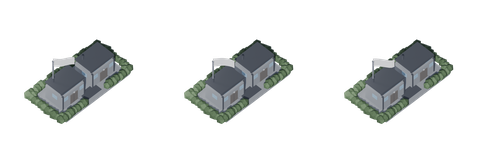
#> input picture mods/fracturedsteel/sequences/assets/academy.png, 480 x 160 px, given in place of idle0.png, which was not available
$ python pack_hq.py
#> lines starting #> are read from the running program, lines starting #| are printed output that depends on the picture; pictures that were not available may be replaced by others from this repository, and a replacement may not be noted
#> in main, `sheet = Image.new("RGBA", (FRAME * FRAMES, FRAME), (0, 0, 0, 0))`: sheet: PIL image 960x320 RGBA; every value is 0
### tools/team_color.py
"""Repaint masked sprite pixels so the engine can swap in player colours.

rules/palettes.yaml has PlayerColorShift with its defaults: pixels whose hue
sits in (0.29, 0.37] are shifted to the player's colour, with saturation
offset from 0.925 and value scaled by the player's brightness. The shader
does that test in linear light and ignores saturation, so the tint is built
in linear at the reference hue and saturation, with the render's shading
carried in value.
"""
import colorsys

TEAM_HUE = 0.33
TEAM_SAT = 0.925
# Lifts the paint's linear value so a mid-grey player colour doesn't read as
# black. The engine multiplies value by the player's own brightness.
TEAM_GAIN = 1.15


def to_linear(c):
    return c / 12.92 if c <= 0.04045 else ((c + 0.055) / 1.055) ** 2.4


def to_srgb(c):
    return c * 12.92 if c <= 0.0031308 else 1.055 * c ** (1 / 2.4) - 0.055


def tint(base, mask):
    """Return base with mask-white pixels repainted at the team hue."""
    out = base.copy()
    bp = out.load()
    mp = mask.load()
    for y in range(base.height):
        for x in range(base.width):
            m = mp[x, y][0] / 255
            r, g, b, a = bp[x, y]
            if m <= 0 or a == 0:
                continue
            lin = [to_linear(v / 255) for v in (r, g, b)]
            value = min(1.0, max(lin) * TEAM_GAIN)
            tr, tg, tb = colorsys.hsv_to_rgb(TEAM_HUE, TEAM_SAT, value)
            team = [round(to_srgb(v) * 255) for v in (tr, tg, tb)]
            mixed = [round(o + (t - o) * m) for o, t in zip((r, g, b), team)]
            bp[x, y] = (*mixed, a)
    return out

### tools/pack_hq.py
"""Pack the HQ renders into its PngSheet, with team colour.

Run from the repository root after tools/render_hq.py:

    python3 tools/pack_hq.py

Three 320px frames side by side, one per flag pose (sequence `idle`,
Length 3). Team-colour parts come from the mask renders.
"""
from pathlib import Path

from PIL import Image, PngImagePlugin

from team_color import tint

SRC = Path("art/placeholders/hq")
OUT = Path("mods/fracturedsteel/sequences/assets/hq.png")
FRAME = 320
FRAMES = 3


def load(name):
#> called with name = 'idle0.png'
    return Image.open(SRC / name).convert("RGBA").resize((FRAME, FRAME), Image.LANCZOS)
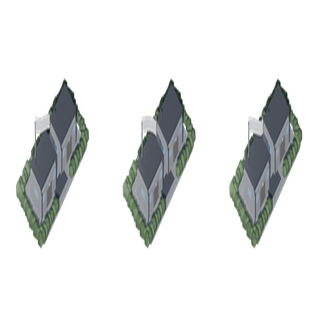
#> returned value: PIL image 320x320 RGBA; mean R, G, B, A 21.8, 23.9, 23.2, 46.4; transparent parts drawn white


def main():
    sheet = Image.new("RGBA", (FRAME * FRAMES, FRAME), (0, 0, 0, 0))
    for i in range(FRAMES):
        frame = tint(load(f"idle{i}.png"), load(f"mask{i}.png"))
#> call 2 of load, with name = 'mask0.png'
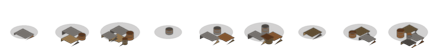
#> input picture mods/fracturedsteel/sequences/assets/alloy.png, 432 x 48 px, given in place of mask0.png, which was not available
#> in load (call 2), `return Image.open(SRC / name).convert("RGBA").resize((FRAME, FRAME), I..`:
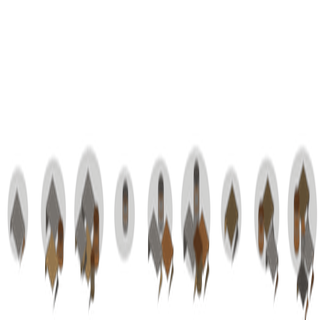
#> returned value: PIL image 320x320 RGBA; mean R, G, B, A 12.5, 10.5, 8.2, 29.4; transparent parts drawn white
        sheet.paste(frame, (i * FRAME, 0))
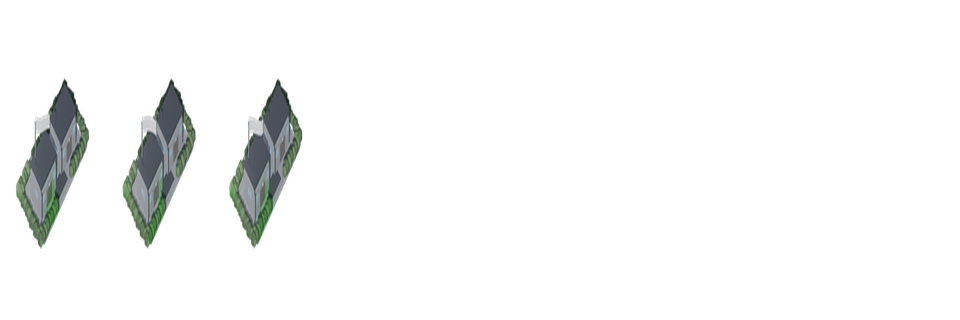
#> sheet: PIL image 960x320 RGBA; mean R, G, B, A 7.1, 8, 7.5, 15.5; transparent parts drawn white

    meta = PngImagePlugin.PngInfo()
    meta.add_text("FrameSize", f"{FRAME},{FRAME}")
    meta.add_text("FrameAmount", str(FRAMES))
    sheet.save(OUT, pnginfo=meta)
    print(f"wrote {OUT} {sheet.size}")


if __name__ == "__main__":
#> (the run stopped early here; a loop or call above may not have finished)
